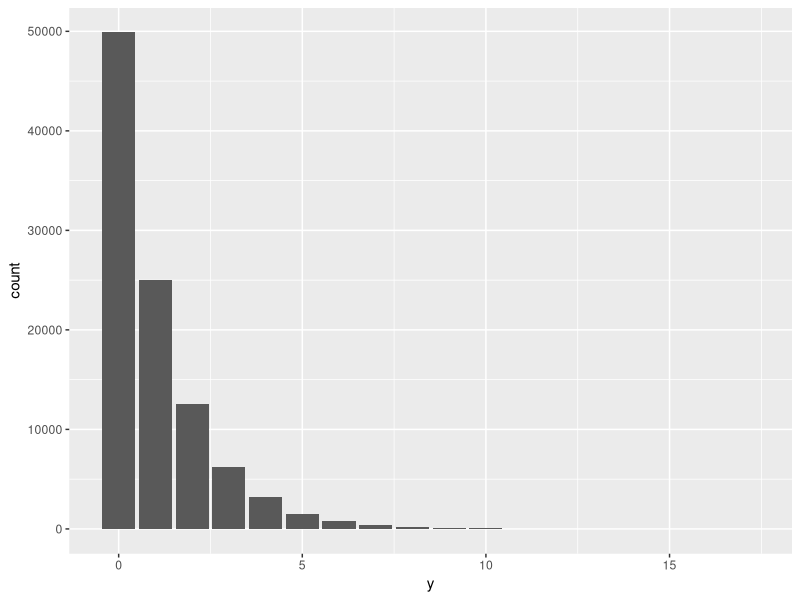
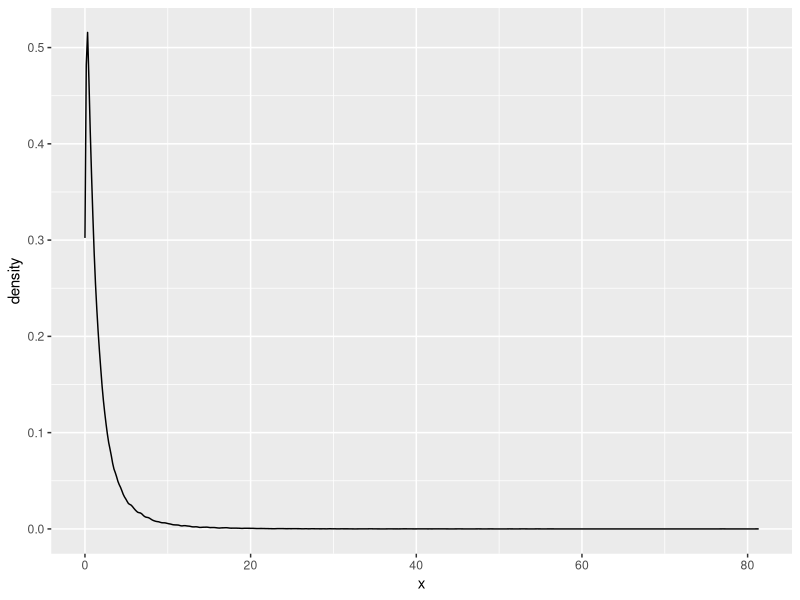

Write R code to recreate these figures, in order.
library(ggplot2)
library(tidyverse)

set.seed(17)

pxy <- function(x,y){
  return(1/(y+1)*exp(-x/(y+1))*0.5^(y+1))
}

py <- function(y){
  0.5 * (1 - 0.5)^y
}

pxcy <- function(x,y){
  return(pxy(x,y)/py(y))
}

y <- rgeom(100000, 0.5)

ggplot(data=data.frame(y = y), aes(x = y)) +
  geom_bar()

x <- rexp(100000, rate = 1 / (y+1)) 

ggplot(data=data.frame(x = x), aes(x = x)) +
  geom_density()

xcy <- x[y == 5] 

mean(xcy) # E[X|Y = 5]

mean(x) # E[X]
